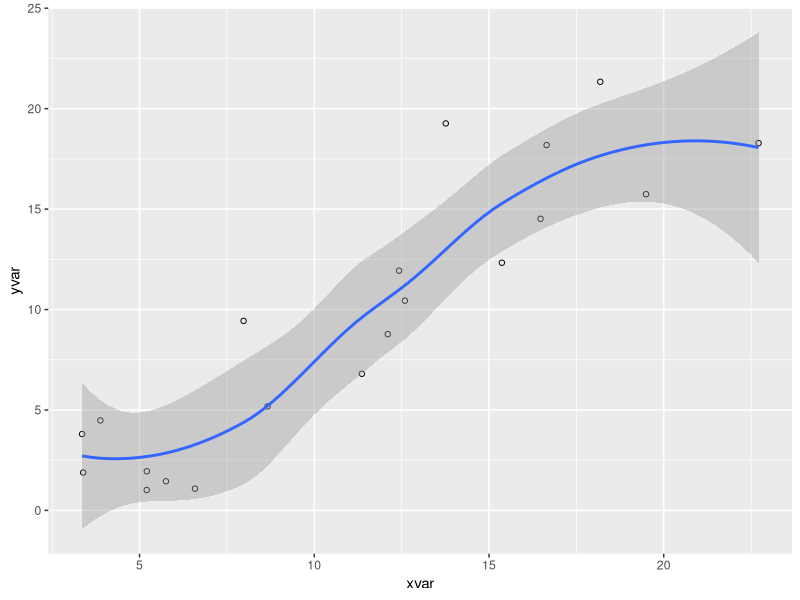

Generate this figure with R:
## ---- chunk 1
library(ggplot2)
dat <- data.frame(cond = rep(c("A", "B"), each=10),
                  xvar = 1:20 + rnorm(20,sd=3),
                  yvar = 1:20 + rnorm(20,sd=3))

ggplot(dat, aes(x=xvar, y=yvar)) +
  geom_point(shape=1) + 
  geom_smooth() 
